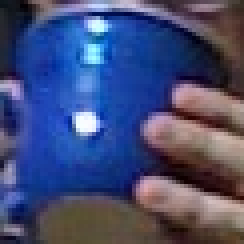
//> input picture Resources/BlueCup.jpg, 61 x 61 px (shown 4 times larger)
$ ./main ../../Resources/BlueCup.jpg ../../Resources/HandIndoorColor.jpg 100 100 0.5 2   (built with g++ and OpenCV 4)
//> lines starting //> are read from the running program, lines starting //| are printed output that depends on the picture; after the words box and inside, x2 and y2 are one past the last pixel; in counts of white or black regions, pixels touching at a corner belong together
//
//  main.cpp
//  ImageAlphaBlend
//
//  Created by chenjie on 2020/5/25.
//  Copyright © 2020 chenjie. All rights reserved.
//

#include <iostream>
#include <opencv2/core/core.hpp>
#include <opencv2/highgui/highgui.hpp>

void help(const char * argv[]) {
    std::cout << "\n\n"
    << "This program alpha blends the first image onto the second and needs six parameters.\n"
    << "First: The path of source image.\n"
    << "Second: The path of destinate image.\n"
    << "Third and fourth: The original location of blend area in destinate image as x and y respectively.\n"
    << "Fifth and sixth: The blending coefficients of source and destinate image. \n"
    << std::endl;
}

int main(int argc, const char * argv[]) {
    help(argv);
    if (argc != 7) {
        std::cout << "Error: You have to set 7 parameters." << std::endl;
        return -1;
    }

    // 图像Src1的数据会被混合到图像Src2指定中
    cv::Mat src = cv::imread(argv[1], cv::IMREAD_COLOR);
//> src is the input picture: 61 rows x 61 cols, CV_8UC3; mean B, G, R 117.6, 76.4, 68
    cv::Mat dst = cv::imread(argv[2], cv::IMREAD_COLOR);
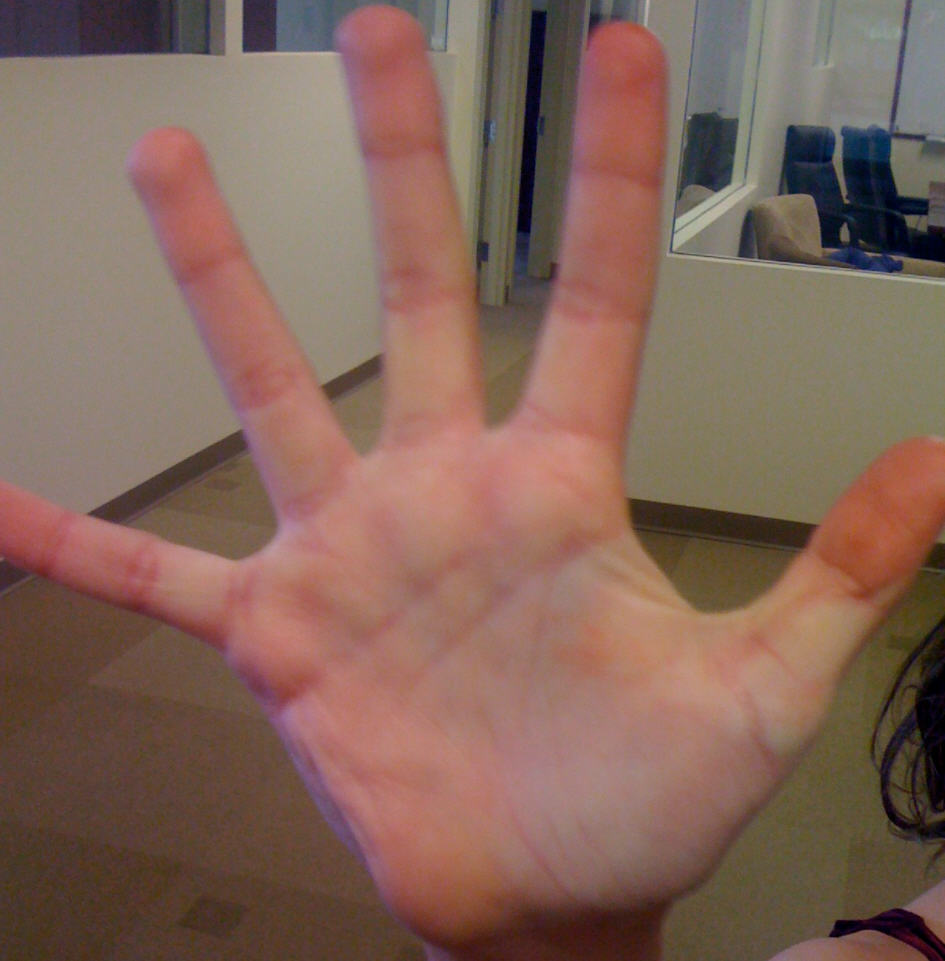
//> input picture Resources/HandIndoorColor.jpg, 945 x 961 px
//> dst is the input picture: 961 rows x 945 cols, CV_8UC3; mean B, G, R 89.5, 101.6, 131.2
    if (src.empty() || dst.empty()) {
        std::cout << "Error: Source image is empty." << std::endl;
        return -2;
    }
    // 计算原始图像宽高
    int src_w = src.size().width;
//> src_w = 61
    int src_h = src.size().height;
//> src_h = 61
    int dst_w = dst.size().width;
//> dst_w = 945
    int dst_h = dst.size().height;
//> dst_h = 961

    // 获取在Src2中混合的起点位置
    int x = atoi(argv[3]);
//> x = 100
    int y = atoi(argv[4]);
//> y = 100
    if (x < 0 || y < 0 || x > dst_w - 1 || y > dst_h - 1 || x + src_w > dst_w - 1 || y + src_h > dst_h) {
        std::cout << "Error: Blend area is invalid." << std::endl;
        return -3;
    }

    // 获取混合的参数
    double alpha = atof(argv[5]);
//> alpha = 0.5
    double beta = atof(argv[6]);
//> beta = 2

    // 混合图像
    cv::Mat target = cv::Mat(dst, cv::Rect(x, y, src_w, src_h));
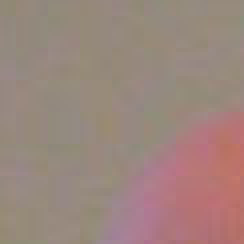
//> target: 61 rows x 61 cols, CV_8UC3 (shown 4 times larger); mean B, G, R 125.2, 133.4, 156.2
    cv::addWeighted(src, alpha, target, beta, 0, target);
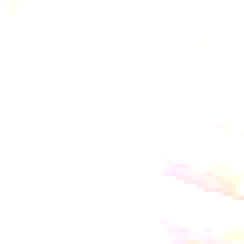
//> target: 61 rows x 61 cols, CV_8UC3 (shown 4 times larger); mean B, G, R 254.4, 254.6, 255
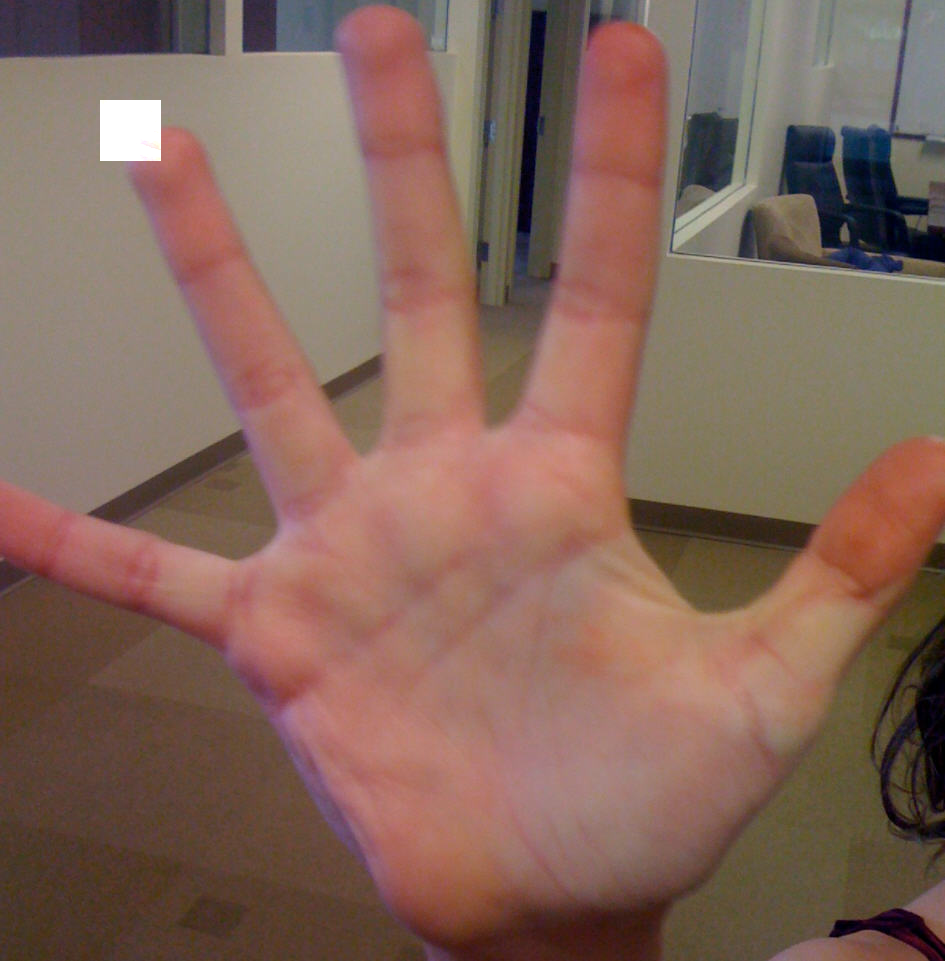
//> dst: 961 rows x 945 cols, CV_8UC3; 0.41% of pixels changed, all inside (x1, y1, x2, y2) = (100, 100, 161, 161)

    // 显示图像
    cv::namedWindow("Alpha Blend", 1);
    cv::imshow("Alpha Blend", dst);

    // 等待任意键盘事件
    cv::waitKey(0);

    return 0;
}
